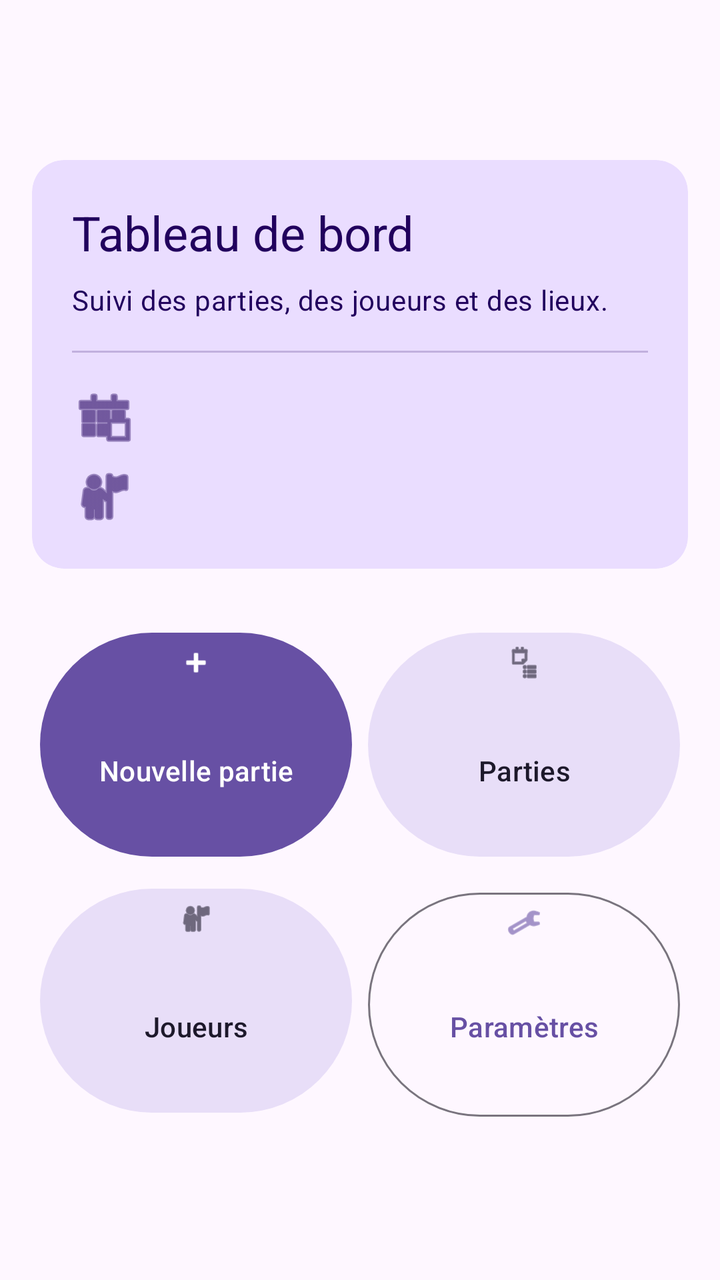
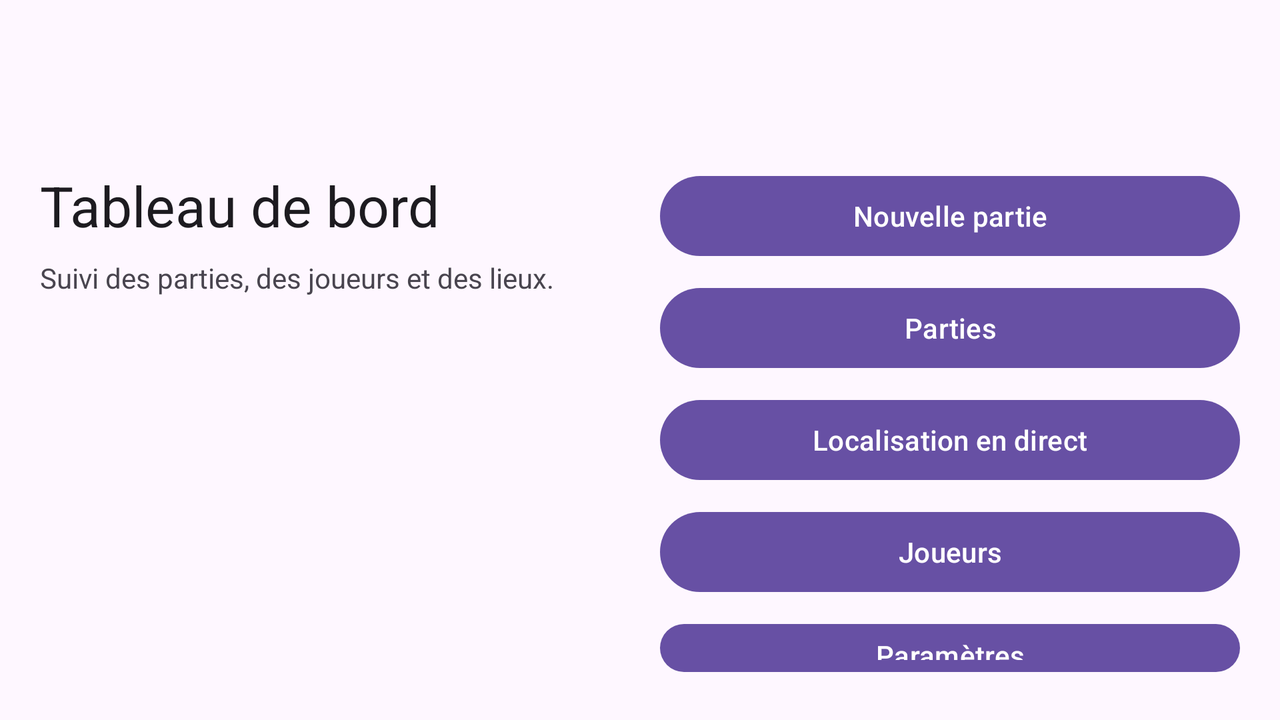

Compare how this app lays out the same screen by default and in its alternative resource folder. The renders come first, then the two layout files and the values they reference.
<!-- AndroidManifest.xml: application theme Theme.ScoreTarot -->
<!-- res/layout/activity_main.xml -->
<?xml version="1.0" encoding="utf-8"?>
<androidx.drawerlayout.widget.DrawerLayout xmlns:android="http://schemas.android.com/apk/res/android"
    xmlns:app="http://schemas.android.com/apk/res-auto"
    xmlns:tools="http://schemas.android.com/tools"
    android:id="@+id/drawer_layout"
    android:layout_width="match_parent"
    android:layout_height="match_parent"
    tools:context=".MainActivity">

    <androidx.coordinatorlayout.widget.CoordinatorLayout
        android:layout_width="match_parent"
        android:layout_height="match_parent">

        <com.google.android.material.appbar.AppBarLayout
            android:layout_width="match_parent"
            android:layout_height="wrap_content">

            <com.google.android.material.appbar.MaterialToolbar
                android:id="@+id/toolbar"
                android:layout_width="match_parent"
                android:layout_height="?attr/actionBarSize"
                android:title="@string/app_name"
                app:titleCentered="true" />

        </com.google.android.material.appbar.AppBarLayout>

        <androidx.core.widget.NestedScrollView
            android:layout_width="match_parent"
            android:layout_height="match_parent"
            app:layout_behavior="@string/appbar_scrolling_view_behavior">

            <LinearLayout
                android:layout_width="match_parent"
                android:layout_height="wrap_content"
                android:orientation="vertical"
                android:padding="16dp">

                <com.google.android.material.card.MaterialCardView
                    android:layout_width="match_parent"
                    android:layout_height="wrap_content"
                    app:cardBackgroundColor="?attr/colorPrimaryContainer"
                    app:cardCornerRadius="16dp"
                    app:strokeWidth="0dp">

                    <LinearLayout
                        android:layout_width="match_parent"
                        android:layout_height="wrap_content"
                        android:orientation="vertical"
                        android:padding="20dp">

                        <TextView
                            android:layout_width="match_parent"
                            android:layout_height="wrap_content"
                            android:text="@string/home_title"
                            android:textAppearance="@style/TextAppearance.Material3.HeadlineSmall"
                            android:textColor="?attr/colorOnPrimaryContainer" />

                        <TextView
                            android:layout_width="match_parent"
                            android:layout_height="wrap_content"
                            android:layout_marginTop="8dp"
                            android:text="@string/home_subtitle"
                            android:textAppearance="@style/TextAppearance.Material3.BodyMedium"
                            android:textColor="?attr/colorOnPrimaryContainer" />

                        <View
                            android:layout_width="match_parent"
                            android:layout_height="1dp"
                            android:layout_marginTop="16dp"
                            android:layout_marginBottom="16dp"
                            android:background="?attr/colorOnPrimaryContainer"
                            android:alpha="0.2" />

                        <TextView
                            android:id="@+id/home_games_count"
                            android:layout_width="match_parent"
                            android:layout_height="wrap_content"
                            android:drawablePadding="8dp"
                            android:textAppearance="@style/TextAppearance.Material3.TitleMedium"
                            android:textColor="?attr/colorOnPrimaryContainer"
                            app:drawableStartCompat="@android:drawable/ic_menu_today"
                            app:drawableTint="?attr/colorOnPrimaryContainer" />

                        <TextView
                            android:id="@+id/home_players_count"
                            android:layout_width="match_parent"
                            android:layout_height="wrap_content"
                            android:layout_marginTop="8dp"
                            android:drawablePadding="8dp"
                            android:textAppearance="@style/TextAppearance.Material3.TitleMedium"
                            android:textColor="?attr/colorOnPrimaryContainer"
                            app:drawableStartCompat="@android:drawable/ic_menu_myplaces"
                            app:drawableTint="?attr/colorOnPrimaryContainer" />
                    </LinearLayout>
                </com.google.android.material.card.MaterialCardView>

                <GridLayout
                    android:layout_width="match_parent"
                    android:layout_height="wrap_content"
                    android:layout_marginTop="24dp"
                    android:columnCount="2">

                    <com.google.android.material.button.MaterialButton
                        android:id="@+id/button_new_game"
                        style="@style/Widget.Material3.Button"
                        android:layout_width="0dp"
                        android:layout_height="120dp"
                        android:layout_columnWeight="1"
                        android:layout_margin="4dp"
                        android:text="@string/new_game_text"
                        app:icon="@android:drawable/ic_input_add"
                        app:iconGravity="top" />

                    <com.google.android.material.button.MaterialButton
                        android:id="@+id/button_games"
                        style="@style/Widget.Material3.Button.TonalButton"
                        android:layout_width="0dp"
                        android:layout_height="120dp"
                        android:layout_columnWeight="1"
                        android:layout_margin="4dp"
                        android:text="@string/games_text"
                        app:icon="@android:drawable/ic_menu_agenda"
                        app:iconGravity="top" />

                    <com.google.android.material.button.MaterialButton
                        android:id="@+id/button_players"
                        style="@style/Widget.Material3.Button.TonalButton"
                        android:layout_width="0dp"
                        android:layout_height="120dp"
                        android:layout_columnWeight="1"
                        android:layout_margin="4dp"
                        android:text="@string/players_text"
                        app:icon="@android:drawable/ic_menu_myplaces"
                        app:iconGravity="top" />

                    <com.google.android.material.button.MaterialButton
                        android:id="@+id/button_settings"
                        style="@style/Widget.Material3.Button.OutlinedButton"
                        android:layout_width="0dp"
                        android:layout_height="120dp"
                        android:layout_columnWeight="1"
                        android:layout_margin="4dp"
                        android:text="@string/settings_text"
                        app:icon="@android:drawable/ic_menu_preferences"
                        app:iconGravity="top" />

                </GridLayout>

            </LinearLayout>
        </androidx.core.widget.NestedScrollView>

    </androidx.coordinatorlayout.widget.CoordinatorLayout>

    <com.google.android.material.navigation.NavigationView
        android:id="@+id/navigation_view"
        android:layout_width="wrap_content"
        android:layout_height="match_parent"
        android:layout_gravity="start"
        app:menu="@menu/drawer_menu" />

</androidx.drawerlayout.widget.DrawerLayout>
<!-- resources referenced by this layout -->
<resources>
  <string name="app_name">Score Tarot</string>
  <string name="games_text">Parties</string>
  <string name="home_subtitle">Suivi des parties, des joueurs et des lieux.</string>
  <string name="home_title">Tableau de bord</string>
  <string name="new_game_text">Nouvelle partie</string>
  <string name="players_text">Joueurs</string>
  <string name="settings_text">Paramètres</string>
  <style name="Theme.ScoreTarot" parent="Base.Theme.ScoreTarot" />
  <style name="Base.Theme.ScoreTarot" parent="Theme.Material3.DayNight.NoActionBar">
          
          
      </style>
</resources>
<!-- res/layout-land/activity_main.xml (the repository's variant of the layout above) -->
<!-- drawn on the phone turned sideways -->
<?xml version="1.0" encoding="utf-8"?>
<androidx.drawerlayout.widget.DrawerLayout xmlns:android="http://schemas.android.com/apk/res/android"
    xmlns:app="http://schemas.android.com/apk/res-auto"
    xmlns:tools="http://schemas.android.com/tools"
    android:id="@+id/drawer_layout"
    android:layout_width="match_parent"
    android:layout_height="match_parent"
    tools:context=".MainActivity">

    <androidx.constraintlayout.widget.ConstraintLayout
        android:layout_width="match_parent"
        android:layout_height="match_parent">

        <com.google.android.material.appbar.MaterialToolbar
            android:id="@+id/toolbar"
            android:layout_width="0dp"
            android:layout_height="wrap_content"
            android:title="@string/app_name"
            app:layout_constraintEnd_toEndOf="parent"
            app:layout_constraintStart_toStartOf="parent"
            app:layout_constraintTop_toTopOf="parent" />

        <LinearLayout
            android:layout_width="0dp"
            android:layout_height="0dp"
            android:orientation="horizontal"
            android:padding="20dp"
            app:layout_constraintBottom_toBottomOf="parent"
            app:layout_constraintEnd_toEndOf="parent"
            app:layout_constraintStart_toStartOf="parent"
            app:layout_constraintTop_toBottomOf="@id/toolbar">

            <LinearLayout
                android:layout_width="0dp"
                android:layout_height="match_parent"
                android:layout_weight="1"
                android:orientation="vertical">

                <TextView
                    android:layout_width="match_parent"
                    android:layout_height="wrap_content"
                    android:text="@string/home_title"
                    android:textAppearance="@style/TextAppearance.Material3.HeadlineMedium" />

                <TextView
                    android:layout_width="match_parent"
                    android:layout_height="wrap_content"
                    android:layout_marginTop="8dp"
                    android:text="@string/home_subtitle" />

                <TextView
                    android:id="@+id/home_games_count"
                    android:layout_width="match_parent"
                    android:layout_height="wrap_content"
                    android:layout_marginTop="16dp"
                    android:textAppearance="@style/TextAppearance.Material3.TitleMedium" />

                <TextView
                    android:id="@+id/home_players_count"
                    android:layout_width="match_parent"
                    android:layout_height="wrap_content"
                    android:layout_marginTop="4dp"
                    android:textAppearance="@style/TextAppearance.Material3.TitleMedium" />
            </LinearLayout>

            <LinearLayout
                android:layout_width="0dp"
                android:layout_height="match_parent"
                android:layout_marginStart="20dp"
                android:layout_weight="1"
                android:orientation="vertical">

                <Button
                    android:id="@+id/button_new_game"
                    android:layout_width="match_parent"
                    android:layout_height="wrap_content"
                    android:text="@string/new_game_text" />

                <Button
                    android:id="@+id/button_games"
                    android:layout_width="match_parent"
                    android:layout_height="wrap_content"
                    android:layout_marginTop="8dp"
                    android:text="@string/games_text" />

                <Button
                    android:id="@+id/button_live_location"
                    android:layout_width="match_parent"
                    android:layout_height="wrap_content"
                    android:layout_marginTop="8dp"
                    android:text="@string/live_location_text" />

                <Button
                    android:id="@+id/button_players"
                    android:layout_width="match_parent"
                    android:layout_height="wrap_content"
                    android:layout_marginTop="8dp"
                    android:text="@string/players_text" />

                <Button
                    android:id="@+id/button_settings"
                    android:layout_width="match_parent"
                    android:layout_height="wrap_content"
                    android:layout_marginTop="8dp"
                    android:text="@string/settings_text" />

                <Button
                    android:id="@+id/button_sync"
                    android:layout_width="match_parent"
                    android:layout_height="wrap_content"
                    android:layout_marginTop="8dp"
                    android:text="@string/sync_text" />
            </LinearLayout>
        </LinearLayout>
    </androidx.constraintlayout.widget.ConstraintLayout>

    <com.google.android.material.navigation.NavigationView
        android:id="@+id/navigation_view"
        android:layout_width="wrap_content"
        android:layout_height="match_parent"
        android:layout_gravity="start"
        app:menu="@menu/drawer_menu" />

</androidx.drawerlayout.widget.DrawerLayout>
<!-- resources referenced by the variant -->
<!-- as the phone turned sideways resolves them -->
<resources>
  <string name="app_name">Score Tarot</string>
  <string name="games_text">Parties</string>
  <string name="home_subtitle">Suivi des parties, des joueurs et des lieux.</string>
  <string name="home_title">Tableau de bord</string>
  <string name="live_location_text">Localisation en direct</string>
  <string name="new_game_text">Nouvelle partie</string>
  <string name="players_text">Joueurs</string>
  <string name="settings_text">Paramètres</string>
  <string name="sync_text">Synchronisation</string>
  <style name="Theme.ScoreTarot" parent="Base.Theme.ScoreTarot" />
  <style name="Base.Theme.ScoreTarot" parent="Theme.Material3.DayNight.NoActionBar">
          
          
      </style>
</resources>
